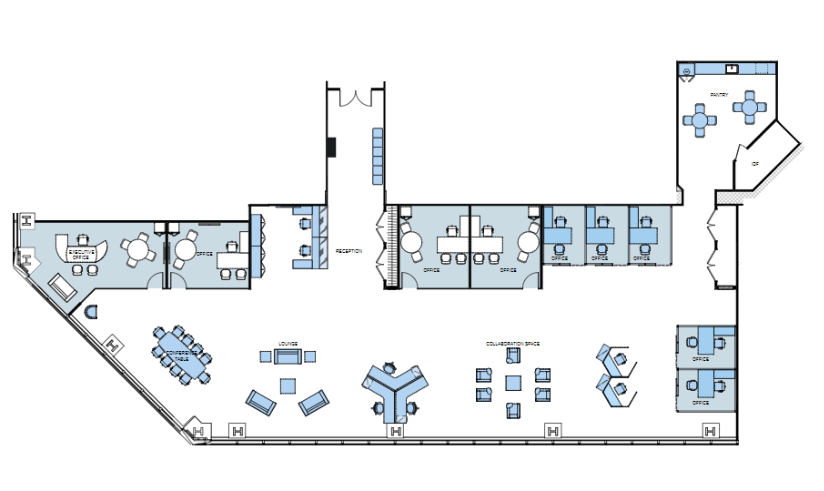
#> input picture Floor.png, 824 x 491 px
$ python 1_Walls.py
#> lines starting #> are read from the running program, lines starting #| are printed output that depends on the picture; after the words box and inside, x2 and y2 are one past the last pixel; in counts of white or black regions, pixels touching at a corner belong together
from PIL import Image

def czarno_biale_png(input_file, output_file, prog_czerni):
    # Otwarcie pliku PNG
#> called with input_file = 'Floor.png', output_file = 'Floor_1.png', prog_czerni = 70
    img = Image.open(input_file)
#> img is the input picture: PIL image 824x491 RGB; mean R, G, B 237.5, 239.7, 241.3

    # Konwersja obrazu do trybu odcieni szarości
    img = img.convert("L")
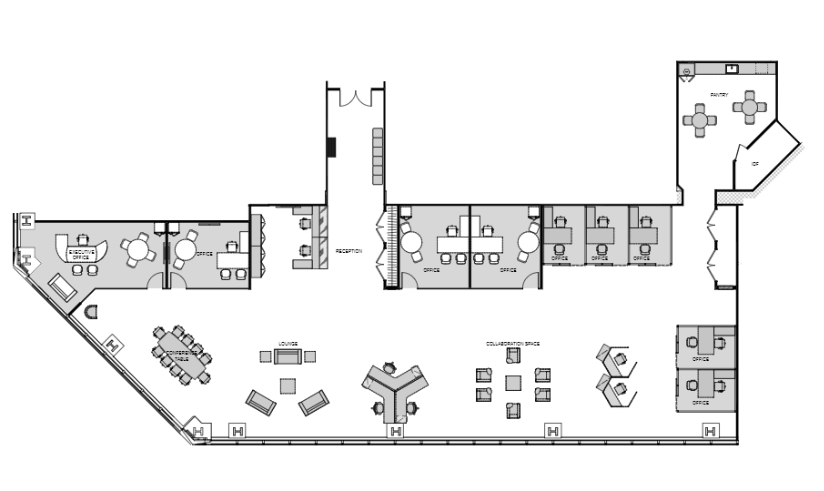
#> img: PIL image 824x491 L; min 0, max 255, mean 239.2

    # Pobranie danych pikseli
    piksele = img.load()

    # Rozmiary obrazu
    szerokosc, wysokosc = img.size
#> szerokosc = 824; wysokosc = 491

    # Przejście przez piksele i zastosowanie progowania
    for x in range(szerokosc):
        for y in range(wysokosc):
            if piksele[x, y] < prog_czerni:
                piksele[x, y] = 0  # Biały
            else:
                piksele[x, y] = 255    # Czarny

    # Zapis obrazu do pliku wyjściowego
    img.save(output_file)
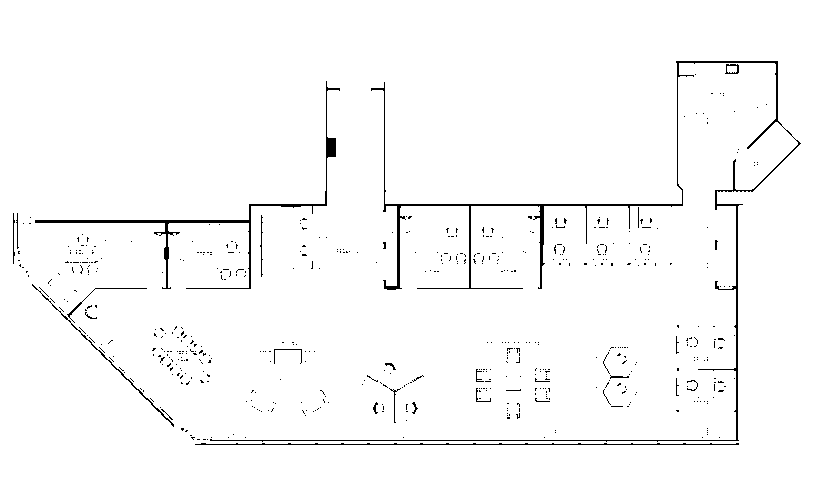
#> saved as Floor_1.png: PIL image 824x491 L; 97.9% white; black in thin lines or dots, all inside (x1, y1, x2, y2) = (13, 61, 801, 445)

if __name__ == "__main__":
    input_file = "Floor.png"  # Zmień na ścieżkę do swojego pliku wejściowego
    output_file = "Floor_1.png"  # Zmień na nazwę pliku wyjściowego
    prog_czerni = 70  # Prog czerni (0-255), można dostosować według potrzeb

    czarno_biale_png(input_file, output_file, prog_czerni)
